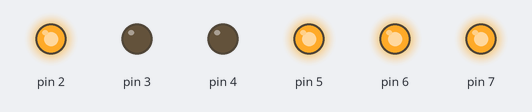
Bench run of a sketch on a simulated Arduino Uno, built with avr-gcc and run on an emulated ATmega328P. Parts: output pins drawn as LEDs (lit = HIGH).

Above: at 0.5 s.
At 3.5 s:
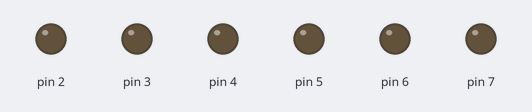
Timing chart, 0 to 4.6 s (numbered marks = the images above):
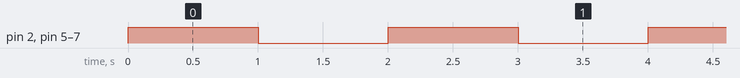

The sketch:

droplets.ino
```cpp
// the setup function runs once when you press reset or power the board
void setup() {
  // valves 1-3
  pinMode(2, OUTPUT);
  pinMode(3, OUTPUT);
  pinMode(4, OUTPUT);
  // focus
  pinMode(5, OUTPUT);
  // camera trigger
  pinMode(6, OUTPUT);
  // flash trigger
  pinMode(7, OUTPUT);
}

// the loop function runs over and over again forever
void loop() {
  digitalWrite(2, HIGH);
  digitalWrite(5, HIGH);
  digitalWrite(6, HIGH);
  digitalWrite(7, HIGH);
  delay(1000);
  digitalWrite(2, LOW);
  digitalWrite(5, LOW);
  digitalWrite(6, LOW);
  digitalWrite(7, LOW);
  delay(1000);
}
```

Measured:
- by itself, pin 2, pin 5–7: alternates HIGH for 1.0 s and LOW for 1.0 s
